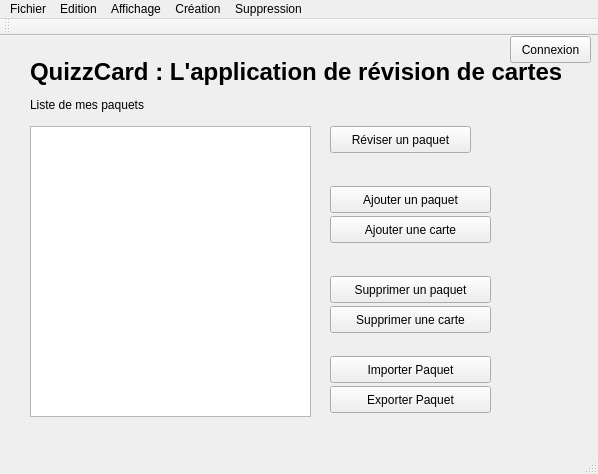
<?xml version="1.0" encoding="UTF-8"?>
<ui version="4.0">
 <class>MainWindow</class>
 <widget class="QMainWindow" name="MainWindow">
  <property name="geometry">
   <rect>
    <x>0</x>
    <y>0</y>
    <width>598</width>
    <height>474</height>
   </rect>
  </property>
  <property name="windowTitle">
   <string>MainWindow</string>
  </property>
  <widget class="QWidget" name="centralWidget">
   <widget class="QLabel" name="label">
    <property name="geometry">
     <rect>
      <x>30</x>
      <y>10</y>
      <width>531</width>
      <height>51</height>
     </rect>
    </property>
    <property name="font">
     <font>
      <pointsize>18</pointsize>
      <weight>75</weight>
      <bold>true</bold>
     </font>
    </property>
    <property name="text">
     <string>QuizzCard : L'application de révision de cartes</string>
    </property>
   </widget>
   <widget class="QListWidget" name="liste_Paquets">
    <property name="geometry">
     <rect>
      <x>30</x>
      <y>90</y>
      <width>281</width>
      <height>291</height>
     </rect>
    </property>
   </widget>
   <widget class="QLabel" name="label_2">
    <property name="geometry">
     <rect>
      <x>30</x>
      <y>60</y>
      <width>151</width>
      <height>17</height>
     </rect>
    </property>
    <property name="text">
     <string>Liste de mes paquets</string>
    </property>
   </widget>
   <widget class="QPushButton" name="reviser">
    <property name="geometry">
     <rect>
      <x>330</x>
      <y>90</y>
      <width>141</width>
      <height>27</height>
     </rect>
    </property>
    <property name="text">
     <string>Réviser un paquet</string>
    </property>
   </widget>
   <widget class="QPushButton" name="supprPaquet">
    <property name="geometry">
     <rect>
      <x>330</x>
      <y>240</y>
      <width>161</width>
      <height>27</height>
     </rect>
    </property>
    <property name="text">
     <string>Supprimer un paquet</string>
    </property>
   </widget>
   <widget class="QPushButton" name="ajoutPaquet">
    <property name="geometry">
     <rect>
      <x>330</x>
      <y>150</y>
      <width>161</width>
      <height>27</height>
     </rect>
    </property>
    <property name="text">
     <string>Ajouter un paquet</string>
    </property>
   </widget>
   <widget class="QPushButton" name="ajoutCarte">
    <property name="geometry">
     <rect>
      <x>330</x>
      <y>180</y>
      <width>161</width>
      <height>27</height>
     </rect>
    </property>
    <property name="text">
     <string>Ajouter une carte</string>
    </property>
   </widget>
   <widget class="QPushButton" name="supprCarte">
    <property name="geometry">
     <rect>
      <x>330</x>
      <y>270</y>
      <width>161</width>
      <height>27</height>
     </rect>
    </property>
    <property name="text">
     <string>Supprimer une carte</string>
    </property>
   </widget>
   <widget class="QPushButton" name="connexion">
    <property name="geometry">
     <rect>
      <x>510</x>
      <y>0</y>
      <width>81</width>
      <height>27</height>
     </rect>
    </property>
    <property name="text">
     <string>Connexion</string>
    </property>
   </widget>
   <widget class="QPushButton" name="import_2">
    <property name="geometry">
     <rect>
      <x>330</x>
      <y>320</y>
      <width>161</width>
      <height>27</height>
     </rect>
    </property>
    <property name="text">
     <string>Importer Paquet</string>
    </property>
   </widget>
   <widget class="QPushButton" name="export_2">
    <property name="geometry">
     <rect>
      <x>330</x>
      <y>350</y>
      <width>161</width>
      <height>27</height>
     </rect>
    </property>
    <property name="text">
     <string>Exporter Paquet</string>
    </property>
   </widget>
  </widget>
  <widget class="QMenuBar" name="menuBar">
   <property name="geometry">
    <rect>
     <x>0</x>
     <y>0</y>
     <width>598</width>
     <height>21</height>
    </rect>
   </property>
   <widget class="QMenu" name="menuFichier">
    <property name="title">
     <string>Fichier</string>
    </property>
    <addaction name="actionS_enregistrer"/>
    <addaction name="actionQuitter_2"/>
   </widget>
   <widget class="QMenu" name="menuEdition">
    <property name="title">
     <string>Edition</string>
    </property>
    <addaction name="actionImporter"/>
    <addaction name="actionExporter"/>
   </widget>
   <widget class="QMenu" name="menuAjouts">
    <property name="title">
     <string>Création</string>
    </property>
    <addaction name="actionAjouter_un_paquet"/>
    <addaction name="actionAjouter_une_carte"/>
   </widget>
   <widget class="QMenu" name="menuSuppression">
    <property name="title">
     <string>Suppression</string>
    </property>
    <addaction name="actionSupprimession_paquet"/>
    <addaction name="actionSuppression_carte"/>
   </widget>
   <widget class="QMenu" name="menuAffichage">
    <property name="title">
     <string>Affichage</string>
    </property>
    <addaction name="actionAffichage_statistiques"/>
   </widget>
   <addaction name="menuFichier"/>
   <addaction name="menuEdition"/>
   <addaction name="menuAffichage"/>
   <addaction name="menuAjouts"/>
   <addaction name="menuSuppression"/>
  </widget>
  <widget class="QToolBar" name="mainToolBar">
   <attribute name="toolBarArea">
    <enum>TopToolBarArea</enum>
   </attribute>
   <attribute name="toolBarBreak">
    <bool>false</bool>
   </attribute>
  </widget>
  <widget class="QStatusBar" name="statusBar"/>
  <action name="actionQuitter">
   <property name="text">
    <string>Quitter</string>
   </property>
  </action>
  <action name="actionImporter">
   <property name="text">
    <string>Importer</string>
   </property>
  </action>
  <action name="actionExporter">
   <property name="text">
    <string>Exporter</string>
   </property>
  </action>
  <action name="actionAjouter_un_paquet">
   <property name="text">
    <string>Ajouter un paquet</string>
   </property>
  </action>
  <action name="actionAjouter_une_carte">
   <property name="text">
    <string>Ajouter une carte</string>
   </property>
  </action>
  <action name="actionSupprimession_paquet">
   <property name="text">
    <string>Supprimession paquet</string>
   </property>
  </action>
  <action name="actionSuppression_carte">
   <property name="text">
    <string>Suppression carte</string>
   </property>
  </action>
  <action name="actionS_enregistrer">
   <property name="text">
    <string>Se connecter</string>
   </property>
  </action>
  <action name="actionQuitter_2">
   <property name="text">
    <string>Quitter</string>
   </property>
  </action>
  <action name="actionAffichage_statistiques">
   <property name="text">
    <string>Affichage statistiques</string>
   </property>
  </action>
 </widget>
 <layoutdefault spacing="6" margin="11"/>
 <resources/>
 <connections/>
</ui>
